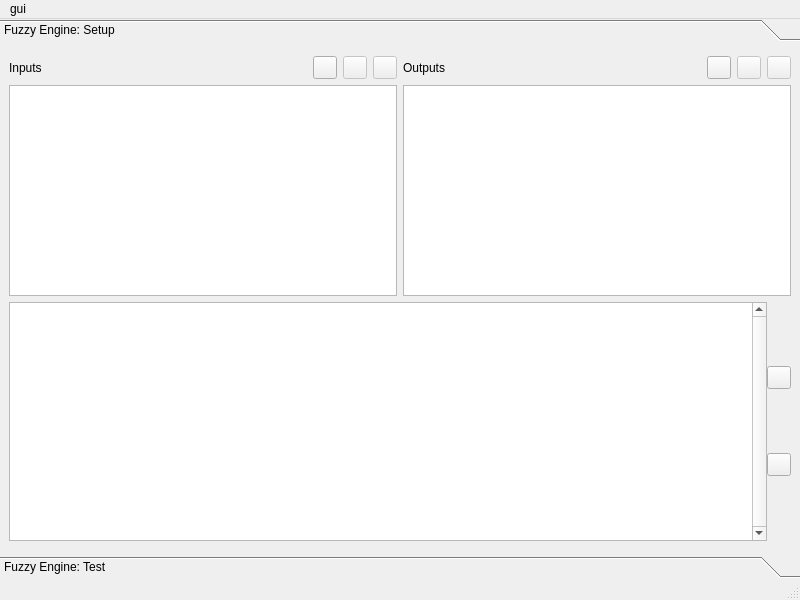
<?xml version="1.0" encoding="UTF-8"?>
<ui version="4.0">
 <class>MainWindow</class>
 <widget class="QMainWindow" name="MainWindow">
  <property name="geometry">
   <rect>
    <x>0</x>
    <y>0</y>
    <width>800</width>
    <height>600</height>
   </rect>
  </property>
  <property name="sizePolicy">
   <sizepolicy hsizetype="Preferred" vsizetype="Preferred">
    <horstretch>0</horstretch>
    <verstretch>0</verstretch>
   </sizepolicy>
  </property>
  <property name="baseSize">
   <size>
    <width>0</width>
    <height>0</height>
   </size>
  </property>
  <property name="windowTitle">
   <string>Fuzzy Lite GUI</string>
  </property>
  <widget class="QWidget" name="centralwidget">
   <layout class="QVBoxLayout" name="verticalLayout">
    <property name="spacing">
     <number>0</number>
    </property>
    <property name="margin">
     <number>0</number>
    </property>
    <item>
     <widget class="QToolBox" name="tlx_main">
      <property name="currentIndex">
       <number>0</number>
      </property>
      <widget class="QWidget" name="fe_setup">
       <property name="geometry">
        <rect>
         <x>0</x>
         <y>0</y>
         <width>800</width>
         <height>486</height>
        </rect>
       </property>
       <attribute name="label">
        <string>Fuzzy Engine: Setup</string>
       </attribute>
       <layout class="QVBoxLayout" name="verticalLayout_5">
        <item>
         <layout class="QVBoxLayout" name="verticalLayout_4">
          <item>
           <layout class="QHBoxLayout" name="horizontalLayout">
            <item>
             <layout class="QVBoxLayout" name="verticalLayout_2">
              <item>
               <layout class="QHBoxLayout" name="horizontalLayout_2">
                <item>
                 <widget class="QLabel" name="lbl_inputs">
                  <property name="text">
                   <string>Inputs</string>
                  </property>
                 </widget>
                </item>
                <item>
                 <widget class="QToolButton" name="btn_add_input">
                  <property name="text">
                   <string/>
                  </property>
                  <property name="icon">
                   <iconset resource="resources.qrc">
                    <normaloff>:/icons/icons/edit_add.png</normaloff>:/icons/icons/edit_add.png</iconset>
                  </property>
                 </widget>
                </item>
                <item>
                 <widget class="QToolButton" name="btn_remove_input">
                  <property name="enabled">
                   <bool>false</bool>
                  </property>
                  <property name="text">
                   <string/>
                  </property>
                  <property name="icon">
                   <iconset resource="resources.qrc">
                    <normaloff>:/icons/icons/edit_remove.png</normaloff>:/icons/icons/edit_remove.png</iconset>
                  </property>
                 </widget>
                </item>
                <item>
                 <widget class="QToolButton" name="btn_edit_input">
                  <property name="enabled">
                   <bool>false</bool>
                  </property>
                  <property name="text">
                   <string/>
                  </property>
                  <property name="icon">
                   <iconset resource="resources.qrc">
                    <normaloff>:/icons/icons/pencil.png</normaloff>:/icons/icons/pencil.png</iconset>
                  </property>
                 </widget>
                </item>
               </layout>
              </item>
              <item>
               <widget class="QListWidget" name="lvw_inputs"/>
              </item>
             </layout>
            </item>
            <item>
             <layout class="QVBoxLayout" name="verticalLayout_3">
              <item>
               <layout class="QHBoxLayout" name="horizontalLayout_3">
                <item>
                 <widget class="QLabel" name="lbl_outputs">
                  <property name="text">
                   <string>Outputs</string>
                  </property>
                 </widget>
                </item>
                <item>
                 <widget class="QToolButton" name="btn_add_output">
                  <property name="text">
                   <string/>
                  </property>
                  <property name="icon">
                   <iconset resource="resources.qrc">
                    <normaloff>:/icons/icons/edit_add.png</normaloff>:/icons/icons/edit_add.png</iconset>
                  </property>
                 </widget>
                </item>
                <item>
                 <widget class="QToolButton" name="btn_remove_output">
                  <property name="enabled">
                   <bool>false</bool>
                  </property>
                  <property name="text">
                   <string/>
                  </property>
                  <property name="icon">
                   <iconset resource="resources.qrc">
                    <normaloff>:/icons/icons/edit_remove.png</normaloff>:/icons/icons/edit_remove.png</iconset>
                  </property>
                 </widget>
                </item>
                <item>
                 <widget class="QToolButton" name="btn_edit_output">
                  <property name="enabled">
                   <bool>false</bool>
                  </property>
                  <property name="text">
                   <string/>
                  </property>
                  <property name="icon">
                   <iconset resource="resources.qrc">
                    <normaloff>:/icons/icons/pencil.png</normaloff>:/icons/icons/pencil.png</iconset>
                  </property>
                 </widget>
                </item>
               </layout>
              </item>
              <item>
               <widget class="QListWidget" name="lvw_outputs"/>
              </item>
             </layout>
            </item>
           </layout>
          </item>
          <item>
           <layout class="QHBoxLayout" name="horizontalLayout_4">
            <property name="spacing">
             <number>0</number>
            </property>
            <item>
             <widget class="QPlainTextEdit" name="ptx_rules">
              <property name="verticalScrollBarPolicy">
               <enum>Qt::ScrollBarAlwaysOn</enum>
              </property>
              <property name="lineWrapMode">
               <enum>QPlainTextEdit::NoWrap</enum>
              </property>
              <property name="plainText">
               <string/>
              </property>
              <property name="backgroundVisible">
               <bool>false</bool>
              </property>
             </widget>
            </item>
            <item>
             <layout class="QVBoxLayout" name="verticalLayout_7">
              <item>
               <widget class="QToolButton" name="btn_generate_rules">
                <property name="text">
                 <string/>
                </property>
                <property name="icon">
                 <iconset resource="resources.qrc">
                  <normaloff>:/icons/icons/wizard.png</normaloff>:/icons/icons/wizard.png</iconset>
                </property>
               </widget>
              </item>
              <item>
               <widget class="QToolButton" name="btn_check_rules">
                <property name="text">
                 <string/>
                </property>
                <property name="icon">
                 <iconset resource="resources.qrc">
                  <normaloff>:/icons/icons/spellcheck.png</normaloff>:/icons/icons/spellcheck.png</iconset>
                </property>
               </widget>
              </item>
             </layout>
            </item>
           </layout>
          </item>
         </layout>
        </item>
       </layout>
      </widget>
      <widget class="QWidget" name="fe_test">
       <property name="geometry">
        <rect>
         <x>0</x>
         <y>0</y>
         <width>800</width>
         <height>486</height>
        </rect>
       </property>
       <attribute name="label">
        <string>Fuzzy Engine: Test</string>
       </attribute>
       <layout class="QVBoxLayout" name="verticalLayout_6">
        <item>
         <layout class="QHBoxLayout" name="horizontalLayout_5">
          <item>
           <widget class="QGroupBox" name="grx_test_inputs_outer_container">
            <property name="title">
             <string>Inputs</string>
            </property>
            <property name="alignment">
             <set>Qt::AlignCenter</set>
            </property>
            <property name="flat">
             <bool>true</bool>
            </property>
            <layout class="QVBoxLayout" name="verticalLayout_9">
             <property name="spacing">
              <number>0</number>
             </property>
             <property name="leftMargin">
              <number>0</number>
             </property>
             <property name="topMargin">
              <number>8</number>
             </property>
             <property name="rightMargin">
              <number>0</number>
             </property>
             <property name="bottomMargin">
              <number>0</number>
             </property>
             <item>
              <widget class="QScrollArea" name="sca_test_inputs">
               <property name="frameShape">
                <enum>QFrame::NoFrame</enum>
               </property>
               <property name="frameShadow">
                <enum>QFrame::Plain</enum>
               </property>
               <property name="horizontalScrollBarPolicy">
                <enum>Qt::ScrollBarAlwaysOff</enum>
               </property>
               <property name="widgetResizable">
                <bool>true</bool>
               </property>
               <widget class="QWidget" name="scrollAreaWidgetContents">
                <property name="geometry">
                 <rect>
                  <x>0</x>
                  <y>0</y>
                  <width>194</width>
                  <height>428</height>
                 </rect>
                </property>
                <layout class="QVBoxLayout" name="verticalLayout_11">
                 <property name="spacing">
                  <number>0</number>
                 </property>
                 <property name="margin">
                  <number>0</number>
                 </property>
                 <item>
                  <widget class="QGroupBox" name="grx_test_inputs">
                   <property name="title">
                    <string/>
                   </property>
                   <property name="alignment">
                    <set>Qt::AlignLeading|Qt::AlignLeft|Qt::AlignVCenter</set>
                   </property>
                   <layout class="QVBoxLayout" name="verticalLayout_8">
                    <property name="margin">
                     <number>4</number>
                    </property>
                    <item>
                     <spacer name="verticalSpacer">
                      <property name="orientation">
                       <enum>Qt::Vertical</enum>
                      </property>
                      <property name="sizeHint" stdset="0">
                       <size>
                        <width>20</width>
                        <height>40</height>
                       </size>
                      </property>
                     </spacer>
                    </item>
                   </layout>
                  </widget>
                 </item>
                </layout>
               </widget>
              </widget>
             </item>
            </layout>
           </widget>
          </item>
          <item>
           <widget class="QGroupBox" name="grx_test_rules">
            <property name="title">
             <string>Rules</string>
            </property>
            <property name="alignment">
             <set>Qt::AlignCenter</set>
            </property>
            <property name="flat">
             <bool>true</bool>
            </property>
            <layout class="QHBoxLayout" name="horizontalLayout_6">
             <property name="spacing">
              <number>0</number>
             </property>
             <property name="leftMargin">
              <number>0</number>
             </property>
             <property name="topMargin">
              <number>8</number>
             </property>
             <property name="rightMargin">
              <number>0</number>
             </property>
             <property name="bottomMargin">
              <number>0</number>
             </property>
             <item>
              <widget class="QListWidget" name="lsw_test_rules">
               <property name="alternatingRowColors">
                <bool>false</bool>
               </property>
               <property name="selectionMode">
                <enum>QAbstractItemView::NoSelection</enum>
               </property>
               <property name="movement">
                <enum>QListView::Static</enum>
               </property>
               <property name="resizeMode">
                <enum>QListView::Adjust</enum>
               </property>
               <property name="uniformItemSizes">
                <bool>false</bool>
               </property>
               <property name="wordWrap">
                <bool>true</bool>
               </property>
              </widget>
             </item>
             <item>
              <widget class="QListWidget" name="lsw_test_rules_activation">
               <property name="sizePolicy">
                <sizepolicy hsizetype="Maximum" vsizetype="Expanding">
                 <horstretch>0</horstretch>
                 <verstretch>0</verstretch>
                </sizepolicy>
               </property>
               <property name="maximumSize">
                <size>
                 <width>80</width>
                 <height>16777215</height>
                </size>
               </property>
               <property name="horizontalScrollBarPolicy">
                <enum>Qt::ScrollBarAlwaysOff</enum>
               </property>
               <property name="selectionMode">
                <enum>QAbstractItemView::NoSelection</enum>
               </property>
               <property name="uniformItemSizes">
                <bool>false</bool>
               </property>
              </widget>
             </item>
            </layout>
           </widget>
          </item>
          <item>
           <widget class="QGroupBox" name="grx_test_outputs_outer_container">
            <property name="title">
             <string>Outputs</string>
            </property>
            <property name="alignment">
             <set>Qt::AlignCenter</set>
            </property>
            <property name="flat">
             <bool>true</bool>
            </property>
            <layout class="QVBoxLayout" name="verticalLayout_12">
             <property name="spacing">
              <number>0</number>
             </property>
             <property name="leftMargin">
              <number>0</number>
             </property>
             <property name="topMargin">
              <number>8</number>
             </property>
             <property name="rightMargin">
              <number>0</number>
             </property>
             <property name="bottomMargin">
              <number>0</number>
             </property>
             <item>
              <widget class="QScrollArea" name="sca_test_outputs">
               <property name="frameShape">
                <enum>QFrame::NoFrame</enum>
               </property>
               <property name="frameShadow">
                <enum>QFrame::Plain</enum>
               </property>
               <property name="horizontalScrollBarPolicy">
                <enum>Qt::ScrollBarAlwaysOff</enum>
               </property>
               <property name="widgetResizable">
                <bool>true</bool>
               </property>
               <property name="alignment">
                <set>Qt::AlignHCenter|Qt::AlignTop</set>
               </property>
               <widget class="QWidget" name="scrollAreaWidgetContents_2">
                <property name="geometry">
                 <rect>
                  <x>0</x>
                  <y>0</y>
                  <width>194</width>
                  <height>428</height>
                 </rect>
                </property>
                <layout class="QVBoxLayout" name="verticalLayout_13">
                 <property name="spacing">
                  <number>0</number>
                 </property>
                 <property name="margin">
                  <number>0</number>
                 </property>
                 <item>
                  <widget class="QGroupBox" name="grx_test_outputs">
                   <property name="title">
                    <string/>
                   </property>
                   <property name="alignment">
                    <set>Qt::AlignLeading|Qt::AlignLeft|Qt::AlignVCenter</set>
                   </property>
                   <layout class="QVBoxLayout" name="verticalLayout_15">
                    <property name="margin">
                     <number>4</number>
                    </property>
                    <item>
                     <spacer name="verticalSpacer_2">
                      <property name="orientation">
                       <enum>Qt::Vertical</enum>
                      </property>
                      <property name="sizeHint" stdset="0">
                       <size>
                        <width>20</width>
                        <height>40</height>
                       </size>
                      </property>
                     </spacer>
                    </item>
                   </layout>
                  </widget>
                 </item>
                </layout>
               </widget>
              </widget>
             </item>
            </layout>
           </widget>
          </item>
         </layout>
        </item>
       </layout>
      </widget>
     </widget>
    </item>
   </layout>
  </widget>
  <widget class="QStatusBar" name="statusBar"/>
  <widget class="QMenuBar" name="menuBar">
   <property name="geometry">
    <rect>
     <x>0</x>
     <y>0</y>
     <width>800</width>
     <height>22</height>
    </rect>
   </property>
   <widget class="QMenu" name="menuGui">
    <property name="title">
     <string>gui</string>
    </property>
   </widget>
   <addaction name="menuGui"/>
  </widget>
 </widget>
 <resources>
  <include location="resources.qrc"/>
 </resources>
 <connections/>
</ui>
